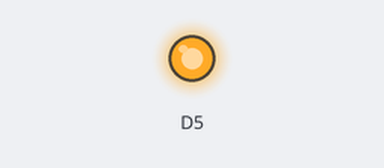
Recording of a sketch running on a simulated ESP8266 (NodeMCU). On the bench: output pins drawn as LEDs (lit = HIGH). Random numbers use the default seed unless the sketch sets one.

Above: at 1.1 s.
At 34.8 s:
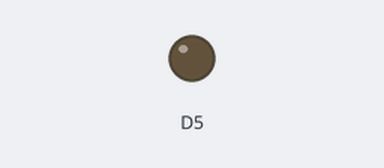
Timing chart, 0 to 41.0 s (numbered marks = the images above):
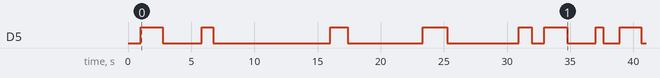

The sketch:

gefahrengut.ino
```cpp
void setup() {
  delay(1000); // 1 second delay for recovery
  pinMode(D5, OUTPUT);
}

void loop() {
  int powerMode = ceil(random(50,101));
  digitalWrite(D5, HIGH);
  delay(random(500, 2000));
  if (powerMode == 100) {
    digitalWrite(D5, HIGH);
    delay(10000);
  };
  digitalWrite(D5, LOW);
  delay(random(500, 10000));
}
```

Measured:
- by itself, D5: LOW → HIGH at 1.0 s, → LOW 1.7 s later, → HIGH 3.1 s later, → LOW 0.93 s later, … (16 changes in this stretch)
